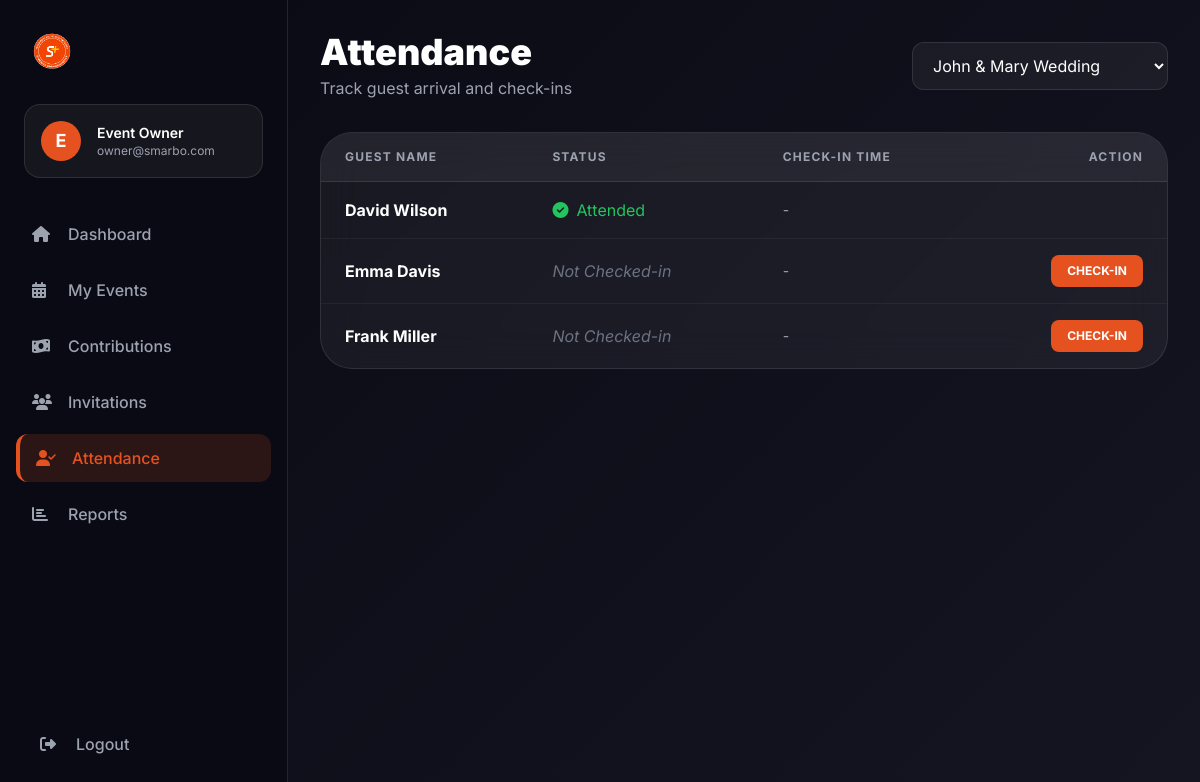
Page /owner/attendance.php (signed in) on the committed database.
### tables this page shows
CREATE TABLE attendance (
    id INT AUTO_INCREMENT PRIMARY KEY,
    event_id INT NOT NULL,
    guest_name VARCHAR(100) NOT NULL,
    status ENUM('pending', 'approved') DEFAULT 'pending',
    attended_at TIMESTAMP NULL,
    created_at TIMESTAMP DEFAULT CURRENT_TIMESTAMP,
    FOREIGN KEY (event_id) REFERENCES events(id) ON DELETE CASCADE
);

### owner/attendance.php (the view, shortened to what this page needs)
<?php
require_once 'includes/header.php';
require_once 'sidebar.php';
$eventsStmt = $conn->prepare("SELECT id, event_name FROM events WHERE event_owner_id = ? ORDER BY event_date DESC");
$eventsStmt->bind_param("i", $user['id']);
$eventsStmt->execute();
$allEvents = $eventsStmt->get_result()->fetch_all(MYSQLI_ASSOC);
$selectedEventId = isset($_GET['event_id']) ? intval($_GET['event_id']) : 0;
if ($selectedEventId === 0 && count($allEvents) > 0) $selectedEventId = $allEvents[0]['id'];
?>
<main class="flex-1 lg:ml-72 p-4 lg:p-8">
    <div class="flex flex-col lg:flex-row lg:items-center justify-between mb-8 gap-4">
        <div class="flex items-center gap-4">
            <div>
                <h1 class="text-3xl lg:text-4xl font-black mb-1">Attendance</h1>
                <p class="text-gray-400">Track guest arrival and check-ins</p>
            </div>
        </div>
        <select onchange="window.location.href='attendance.php?event_id=' + this.value" class="w-full lg:w-64 bg-white/5 border border-white/10 rounded-xl px-4 py-3 text-white">
            <?php foreach($allEvents as $e): ?>
            <option value="<?php echo $e['id']; ?>" <?php echo $selectedEventId == $e['id'] ? 'selected' : ''; ?>>
                <?php echo htmlspecialchars($e['event_name']); ?>
            </option>
            <?php endforeach; ?>
        </select>
    </div>
    <?php if ($selectedEventId > 0): ?>
        <?php
        $attendanceStmt = $conn->prepare("SELECT * FROM attendance WHERE event_id = ? ORDER BY guest_name ASC");
        $attendanceStmt->bind_param("i", $selectedEventId);
        $attendanceStmt->execute();
        $records = $attendanceStmt->get_result()->fetch_all(MYSQLI_ASSOC);
        ?>
        <div class="glass rounded-[32px] overflow-hidden">
            <div class="overflow-x-auto">
                <table class="w-full text-left border-collapse">
                    <thead>
                    <tr class="bg-white/5 border-b border-white/10 text-xs font-bold text-gray-400 uppercase tracking-widest">
                        <th class="px-6 py-4">Guest Name</th>
                        <th class="px-6 py-4">Status</th>
                        <th class="px-6 py-4">Check-in Time</th>
                        <th class="px-6 py-4 text-right">Action</th>
                    </tr>
                </thead>
                <tbody class="divide-y divide-white/5">
                    <?php foreach($records as $r): ?>
                    <tr class="hover:bg-white/[0.02] transition-colors">
                        <td class="px-6 py-4 font-bold"><?php echo htmlspecialchars($r['guest_name']); ?></td>
                        <td class="px-6 py-4">
                            <?php if($r['status'] == 'approved'): ?>
                                <span class="text-green-500 flex items-center gap-2">
                                    <i class="fas fa-check-circle"></i> Attended
                                </span>
                            <?php else: ?>
                                <span class="text-gray-500 italic">Not Checked-in</span>
                            <?php endif; ?>
                        </td>
                        <td class="px-6 py-4 text-sm text-gray-400">
                            <?php echo $r['attended_at'] ? date('H:i, M d', strtotime($r['attended_at'])) : '-'; ?>
                        </td>
                        <td class="px-6 py-4 text-right">
                            <?php if($r['status'] != 'approved'): ?>
                                <form method="POST">
                                    <button type="submit" name="check_in" class="px-4 py-2 rounded-lg bg-primary text-white text-xs font-bold uppercase transition-colors hover:bg-primary-dark">Check-in</button>
                                </form>
                            <?php endif; ?>
                        </td>
                    </tr>
                    <?php endforeach; ?>
                </tbody>
            </table>
            </div>
        </div>
    <?php endif; ?>
</main>
<?php require_once 'includes/footer.php'; ?>

### owner/includes/header.php (style rules this page uses)
body { background: linear-gradient(135deg, #0a0a14 0%, #151522 100%); min-height: 100vh; }
.glass { background: rgba(255, 255, 255, 0.05); backdrop-filter: blur(20px); -webkit-backdrop-filter: blur(20px); border: 1px solid rgba(255, 255, 255, 0.1); }

### rows in the picture
attendance: guest_name "David Wilson", status "approved" (drawn)
attendance: guest_name "Emma Davis", status "Not Checked-in"
attendance: guest_name "Frank Miller", status "Not Checked-in"

### other values in the picture
substr($user['full_name'] ?? 'U', 0, 1) "E"
$user['full_name'] "Event Owner"
$user['email'] "owner@smarbo.com"
form field value "John & Mary Wedding"
